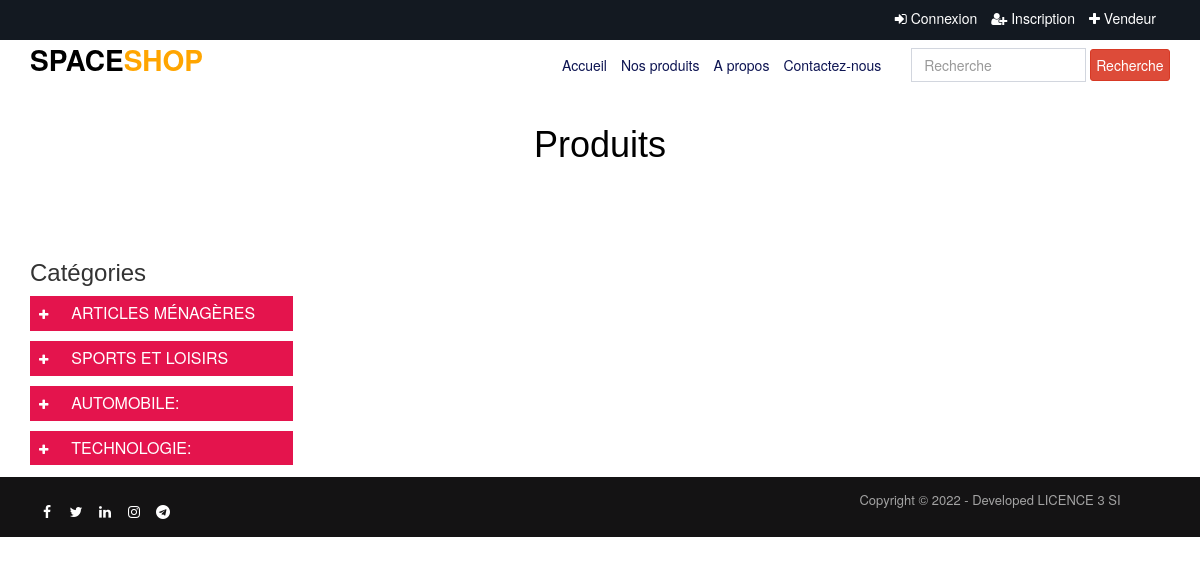
/lesproduit.php, run on the app's committed database.
### tables this page shows
CREATE TABLE IF NOT EXISTS `table_cat` (
  `id_categorie` int(11) NOT NULL AUTO_INCREMENT,
  `cat_nom` varchar(255) NOT NULL,
  `aff_ach` int(1) NOT NULL,
  PRIMARY KEY (`id_categorie`)
);

### fonctions/categorie.php (called while the page is built, shortened)
<?php
function affiche_categorie()
{
    $pdo = pdo();
    $stmt = $pdo->prepare("SELECT * FROM table_cat ORDER BY id_categorie DESC");
    $stmt->execute();
    $rs = $stmt->fetchAll(PDO::FETCH_ASSOC);
    return $rs;
}

### lesproduit.php (the view, shortened to what this page needs)
<?php require_once('header.php'); ?>
<?php
include_once "fonctions/categorie.php";
$i = 0;
$result = affiche_categorie();
?>
<div class="page-banner">
    <div class="inner">
        <h1>Produits</h1>
    </div>
</div>
<div class="page">
    <div class="container">
        <div class="row">
            <div class="col-md-3">
                <h3>Catégories</h3>
                <div id="left" class="span3">
                    <ul id="menu-group-1" class="nav menu">
                        <?php
                        foreach ($result as $row) {
                            $i++;
                        ?>
                            <li class="cat-level-1 deeper parent">
                                <a class="" href="lesproduit.php?id=<?php echo $row['id_categorie']; ?> ">
                                    <span data-toggle="collapse" data-parent="#menu-group-1" href="#cat-lvl1-id-<?php echo $i; ?>" class="sign"><i class="fa fa-plus"></i></span>
                                    <span class="lbl"><?php echo $row['cat_nom']; ?></span>
                                </a>
                            </li>
                        <?php
                        }
                        ?>
                    </ul>
                </div>
            </div>
            <div class="col-md-9">
                <div class="product product-cat">
                </div>
            </div>
        </div>
    </div>
    <?php require_once('footer.php'); ?>

### assets/css/tree-menu.css (style rules this page uses)
#left ul.nav { margin-bottom: 2px; font-size: 12px; }
#left ul.nav li.parent a { padding: 0px; color: #ccc; }
#left ul.nav>li.parent>a { border: solid 1px #999; text-transform: uppercase; }
#left ul.nav li .sign { display: inline-block; width: 14px; padding: 5px 17px 5px 8px; background-color: transparent; color: #fff; }
#left ul.nav li.parent>a>.sign { margin-left: 0px; background-color: #999; }
#left ul.nav li .lbl { padding: 5px 12px; display: inline-block; }
#left ul.nav li a .lbl { font-size: 16px; }
#left ul.nav { background: #fff; }
#left ul.nav>li.cat-level-1 { margin-bottom: 10px; }
#left ul.nav>li.cat-level-1.parent>a { border: solid 1px #e4144d; background: #e4144d; color: #fff; }
#left ul.nav>li.cat-level-1.parent>a>.sign, #left ul.nav>li.cat-level-1 li.parent>a>.sign { margin-left: 0px; background-color: #e4144d; }
#left ul.nav>li.cat-level-1 .lbl { color: #fff; }

### assets/css/main.css (style rules this page uses)
* { margin: 0; padding: 0; }
a { text-decoration: none; }
.product-cat { padding-top: 14px; }
.page-banner { width: 100%; height: auto; background-repeat: no-repeat; background-position: center center; -webkit-background-size: cover; background-size: cover; position: relative; padding-top: 15px; padding-bottom: 15px; overflow: hidden; }
.page-banner h1 { color: black; text-align: center; z-index: 999; position: relative; }
.page { width: 100%; height: auto; padding-top: 50px; padding-bottom: 50px; }

### data on the page
table_cat: cat_nom "ARTICLES MÉNAGÈRES"
table_cat: cat_nom "SPORTS ET LOISIRS"
table_cat: cat_nom "AUTOMOBILE:"
table_cat: cat_nom "TECHNOLOGIE:"
